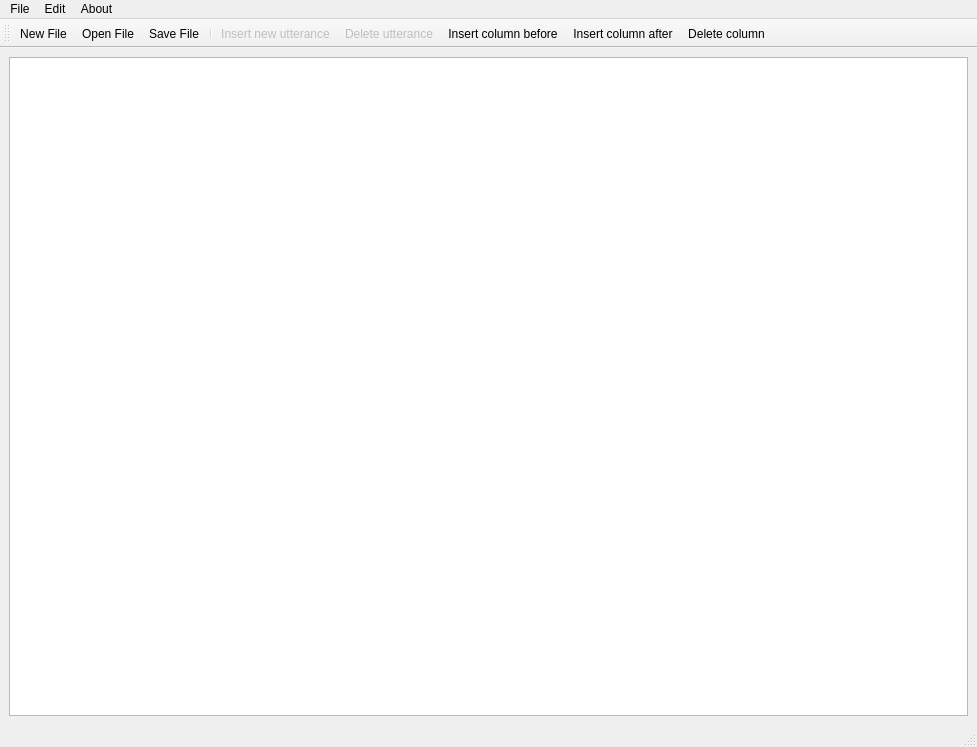
<?xml version="1.0" encoding="UTF-8"?>
<ui version="4.0">
 <class>MainWindow</class>
 <widget class="QMainWindow" name="MainWindow">
  <property name="geometry">
   <rect>
    <x>0</x>
    <y>0</y>
    <width>977</width>
    <height>747</height>
   </rect>
  </property>
  <property name="windowTitle">
   <string>PoioGRAID</string>
  </property>
  <property name="locale">
   <locale language="English" country="UnitedStates"/>
  </property>
  <widget class="QWidget" name="centralWidget">
   <layout class="QVBoxLayout" name="verticalLayout">
    <item>
     <layout class="QVBoxLayout" name="verticalLayoutMain" stretch="1">
      <item>
       <layout class="QHBoxLayout" name="horizontalLayoutEditArea">
        <item>
         <widget class="PoioGraidTextEdit" name="textedit"/>
        </item>
       </layout>
      </item>
     </layout>
    </item>
   </layout>
  </widget>
  <widget class="QStatusBar" name="statusBar"/>
  <widget class="QMenuBar" name="menuBar">
   <property name="geometry">
    <rect>
     <x>0</x>
     <y>0</y>
     <width>977</width>
     <height>19</height>
    </rect>
   </property>
   <widget class="QMenu" name="menuFile">
    <property name="title">
     <string>File</string>
    </property>
    <addaction name="actionNewFile"/>
    <addaction name="actionOpenFile"/>
    <addaction name="actionSaveFile"/>
    <addaction name="actionSaveFileAs"/>
    <addaction name="separator"/>
    <addaction name="actionQuit"/>
   </widget>
   <widget class="QMenu" name="menuEdit">
    <property name="title">
     <string>Edit</string>
    </property>
    <addaction name="actionCopyUtterance"/>
    <addaction name="separator"/>
    <addaction name="actionInsertUtterance"/>
    <addaction name="actionDeleteUtterance"/>
    <addaction name="actionInsertColumnBefore"/>
    <addaction name="actionInsertColumnAfter"/>
    <addaction name="actionDeleteColumn"/>
    <addaction name="separator"/>
    <addaction name="actionOptions"/>
   </widget>
   <widget class="QMenu" name="menuAbout">
    <property name="title">
     <string>About</string>
    </property>
    <addaction name="actionAboutPoioGRAID"/>
   </widget>
   <addaction name="menuFile"/>
   <addaction name="menuEdit"/>
   <addaction name="menuAbout"/>
  </widget>
  <widget class="QToolBar" name="toolBar">
   <property name="windowTitle">
    <string>toolBar</string>
   </property>
   <attribute name="toolBarArea">
    <enum>TopToolBarArea</enum>
   </attribute>
   <attribute name="toolBarBreak">
    <bool>false</bool>
   </attribute>
   <addaction name="actionNewFile"/>
   <addaction name="actionOpenFile"/>
   <addaction name="actionSaveFile"/>
   <addaction name="separator"/>
   <addaction name="actionInsertUtterance"/>
   <addaction name="actionDeleteUtterance"/>
   <addaction name="actionInsertColumnBefore"/>
   <addaction name="actionInsertColumnAfter"/>
   <addaction name="actionDeleteColumn"/>
  </widget>
  <action name="actionOpenFile">
   <property name="icon">
    <iconset resource="poio.qrc">
     <normaloff>:/images/pixmaps/projectopen.png</normaloff>:/images/pixmaps/projectopen.png</iconset>
   </property>
   <property name="text">
    <string>Open File...</string>
   </property>
   <property name="toolTip">
    <string>Open File</string>
   </property>
   <property name="shortcut">
    <string>Ctrl+O</string>
   </property>
  </action>
  <action name="actionSaveFile">
   <property name="icon">
    <iconset resource="poio.qrc">
     <normaloff>:/images/pixmaps/filesave.png</normaloff>:/images/pixmaps/filesave.png</iconset>
   </property>
   <property name="text">
    <string>Save File</string>
   </property>
   <property name="toolTip">
    <string>Save File</string>
   </property>
   <property name="shortcut">
    <string>Ctrl+S</string>
   </property>
  </action>
  <action name="actionSaveFileAs">
   <property name="icon">
    <iconset resource="poio.qrc">
     <normaloff>:/images/pixmaps/filesaveas.png</normaloff>:/images/pixmaps/filesaveas.png</iconset>
   </property>
   <property name="text">
    <string>Save File as...</string>
   </property>
   <property name="toolTip">
    <string>Save File As</string>
   </property>
   <property name="shortcut">
    <string>Ctrl+Alt+S</string>
   </property>
  </action>
  <action name="actionQuit">
   <property name="text">
    <string>Quit</string>
   </property>
   <property name="shortcut">
    <string>Ctrl+Q</string>
   </property>
  </action>
  <action name="actionNewFile">
   <property name="icon">
    <iconset resource="poio.qrc">
     <normaloff>:/images/pixmaps/filenew.png</normaloff>:/images/pixmaps/filenew.png</iconset>
   </property>
   <property name="text">
    <string>New File...</string>
   </property>
   <property name="toolTip">
    <string>Create a new annotation file</string>
   </property>
   <property name="shortcut">
    <string>Ctrl+N</string>
   </property>
  </action>
  <action name="actionDeleteUtterance">
   <property name="enabled">
    <bool>false</bool>
   </property>
   <property name="icon">
    <iconset resource="poio.qrc">
     <normaloff>:/images/pixmaps/removeutterance.png</normaloff>:/images/pixmaps/removeutterance.png</iconset>
   </property>
   <property name="text">
    <string>Delete utterance</string>
   </property>
  </action>
  <action name="actionInsertUtterance">
   <property name="enabled">
    <bool>false</bool>
   </property>
   <property name="icon">
    <iconset resource="poio.qrc">
     <normaloff>:/images/pixmaps/insertutterance.png</normaloff>:/images/pixmaps/insertutterance.png</iconset>
   </property>
   <property name="text">
    <string>Insert new utterance</string>
   </property>
   <property name="toolTip">
    <string>Insert new utterance</string>
   </property>
  </action>
  <action name="actionCopyUtterance">
   <property name="enabled">
    <bool>false</bool>
   </property>
   <property name="text">
    <string>Copy utterance</string>
   </property>
   <property name="shortcut">
    <string>Ctrl+C</string>
   </property>
  </action>
  <action name="actionDeleteColumn">
   <property name="enabled">
    <bool>true</bool>
   </property>
   <property name="icon">
    <iconset resource="poio.qrc">
     <normaloff>:/images/pixmaps/removeword.png</normaloff>:/images/pixmaps/removeword.png</iconset>
   </property>
   <property name="text">
    <string>Delete column</string>
   </property>
   <property name="toolTip">
    <string>Delete column</string>
   </property>
   <property name="shortcut">
    <string>Ctrl+D</string>
   </property>
  </action>
  <action name="actionAboutPoioGRAID">
   <property name="text">
    <string>About PoioGRAID...</string>
   </property>
   <property name="toolTip">
    <string>About PoioGRAID</string>
   </property>
  </action>
  <action name="actionOptions">
   <property name="enabled">
    <bool>false</bool>
   </property>
   <property name="text">
    <string>Options...</string>
   </property>
  </action>
  <action name="actionInsertColumnBefore">
   <property name="icon">
    <iconset resource="poio.qrc">
     <normaloff>:/images/pixmaps/insertcolumnbefore.png</normaloff>:/images/pixmaps/insertcolumnbefore.png</iconset>
   </property>
   <property name="text">
    <string>Insert column before</string>
   </property>
  </action>
  <action name="actionInsertColumnAfter">
   <property name="icon">
    <iconset resource="poio.qrc">
     <normaloff>:/images/pixmaps/insertcolumnafter.png</normaloff>:/images/pixmaps/insertcolumnafter.png</iconset>
   </property>
   <property name="text">
    <string>Insert column after</string>
   </property>
  </action>
 </widget>
 <customwidgets>
  <customwidget>
   <class>PoioGraidTextEdit</class>
   <extends>QTextEdit</extends>
   <header>PoioGraidTextEdit.h</header>
  </customwidget>
 </customwidgets>
 <resources>
  <include location="poio.qrc"/>
 </resources>
 <connections/>
</ui>
